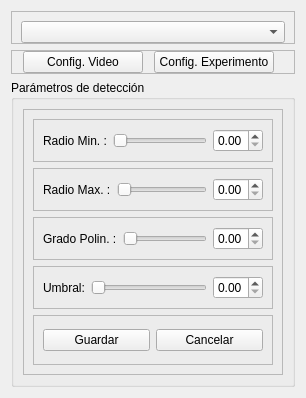
            <widget class="QWidget" name="tab_3">
             <attribute name="title">
              <string>Cámara</string>
             </attribute>
             <layout class="QVBoxLayout" name="verticalLayout_2">
              <item>
               <widget class="QFrame" name="frame_4">
                <property name="maximumSize">
                 <size>
                  <width>16777215</width>
                  <height>40</height>
                 </size>
                </property>
                <property name="frameShape">
                 <enum>QFrame::StyledPanel</enum>
                </property>
                <property name="frameShadow">
                 <enum>QFrame::Raised</enum>
                </property>
                <layout class="QHBoxLayout" name="horizontalLayout_12">
                 <property name="bottomMargin">
                  <number>0</number>
                 </property>
                 <item>
                  <widget class="QComboBox" name="comboBoxCamara">
                   <property name="placeholderText">
                    <string>-- Selecciona una cámara --</string>
                   </property>
                  </widget>
                 </item>
                </layout>
               </widget>
              </item>
              <item>
               <widget class="QFrame" name="frame_5">
                <property name="maximumSize">
                 <size>
                  <width>16777215</width>
                  <height>40</height>
                 </size>
                </property>
                <property name="frameShape">
                 <enum>QFrame::StyledPanel</enum>
                </property>
                <property name="frameShadow">
                 <enum>QFrame::Raised</enum>
                </property>
                <layout class="QHBoxLayout" name="horizontalLayout_13">
                 <property name="spacing">
                  <number>0</number>
                 </property>
                 <property name="leftMargin">
                  <number>0</number>
                 </property>
                 <property name="topMargin">
                  <number>0</number>
                 </property>
                 <property name="bottomMargin">
                  <number>0</number>
                 </property>
                 <item>
                  <widget class="QPushButton" name="buttonConfiguracion">
                   <property name="maximumSize">
                    <size>
                     <width>120</width>
                     <height>16777215</height>
                    </size>
                   </property>
                   <property name="text">
                    <string>Config. Video</string>
                   </property>
                  </widget>
                 </item>
                 <item>
                  <widget class="QPushButton" name="buttonConfiguracionExper">
                   <property name="maximumSize">
                    <size>
                     <width>120</width>
                     <height>16777215</height>
                    </size>
                   </property>
                   <property name="text">
                    <string>Config. Experimento</string>
                   </property>
                  </widget>
                 </item>
                </layout>
               </widget>
              </item>
              <item>
               <widget class="QGroupBox" name="groupBox">
                <property name="title">
                 <string>Parámetros de detección</string>
                </property>
                <layout class="QHBoxLayout" name="horizontalLayout_14">
                 <item>
                  <widget class="QFrame" name="frame_6">
                   <property name="maximumSize">
                    <size>
                     <width>16777215</width>
                     <height>279</height>
                    </size>
                   </property>
                   <property name="frameShape">
                    <enum>QFrame::StyledPanel</enum>
                   </property>
                   <property name="frameShadow">
                    <enum>QFrame::Raised</enum>
                   </property>
                   <layout class="QVBoxLayout" name="verticalLayout_5">
                    <item>
                     <widget class="QFrame" name="frame_7">
                      <property name="frameShape">
                       <enum>QFrame::StyledPanel</enum>
                      </property>
                      <property name="frameShadow">
                       <enum>QFrame::Raised</enum>
                      </property>
                      <layout class="QHBoxLayout" name="horizontalLayout_17">
                       <item>
                        <widget class="QLabel" name="label_2">
                         <property name="text">
                          <string>Radio Min. :</string>
                         </property>
                        </widget>
                       </item>
                       <item>
                        <widget class="QSlider" name="hSliderRadioMin">
                         <property name="maximumSize">
                          <size>
                           <width>130</width>
                           <height>16777215</height>
                          </size>
                         </property>
                         <property name="singleStep">
                          <number>1</number>
                         </property>
                         <property name="orientation">
                          <enum>Qt::Horizontal</enum>
                         </property>
                        </widget>
                       </item>
                       <item>
                        <widget class="QDoubleSpinBox" name="dSpinBoxRadioMin">
                         <property name="maximumSize">
                          <size>
                           <width>50</width>
                           <height>16777215</height>
                          </size>
                         </property>
                        </widget>
                       </item>
                      </layout>
                     </widget>
                    </item>
                    <item>
                     <widget class="QFrame" name="frame_8">
                      <property name="frameShape">
                       <enum>QFrame::StyledPanel</enum>
                      </property>
                      <property name="frameShadow">
                       <enum>QFrame::Raised</enum>
                      </property>
                      <layout class="QHBoxLayout" name="horizontalLayout_19">
                       <item>
                        <widget class="QLabel" name="label_4">
                         <property name="text">
                          <string>Radio Max. :</string>
                         </property>
                        </widget>
                       </item>
                       <item>
                        <widget class="QSlider" name="hSliderRadioMax">
                         <property name="maximumSize">
                          <size>
                           <width>130</width>
                           <height>16777215</height>
                          </size>
                         </property>
                         <property name="orientation">
                          <enum>Qt::Horizontal</enum>
                         </property>
                        </widget>
                       </item>
                       <item>
                        <widget class="QDoubleSpinBox" name="dSpinBoxRadioMax">
                         <property name="maximumSize">
                          <size>
                           <width>50</width>
                           <height>16777215</height>
                          </size>
                         </property>
                        </widget>
                       </item>
                      </layout>
                     </widget>
                    </item>
                    <item>
                     <widget class="QFrame" name="frame_10">
                      <property name="frameShape">
                       <enum>QFrame::StyledPanel</enum>
                      </property>
                      <property name="frameShadow">
                       <enum>QFrame::Raised</enum>
                      </property>
                      <layout class="QHBoxLayout" name="horizontalLayout_21">
                       <item>
                        <widget class="QLabel" name="label_6">
                         <property name="text">
                          <string>Grado Polin. :</string>
                         </property>
                        </widget>
                       </item>
                       <item>
                        <widget class="QSlider" name="hSliderGradoPolig">
                         <property name="maximumSize">
                          <size>
                           <width>130</width>
                           <height>16777215</height>
                          </size>
                         </property>
                         <property name="orientation">
                          <enum>Qt::Horizontal</enum>
                         </property>
                        </widget>
                       </item>
                       <item>
                        <widget class="QDoubleSpinBox" name="dSpinBoxGradoPolig">
                         <property name="maximumSize">
                          <size>
                           <width>50</width>
                           <height>16777215</height>
                          </size>
                         </property>
                        </widget>
                       </item>
                      </layout>
                     </widget>
                    </item>
                    <item>
                     <widget class="QFrame" name="frame_11">
                      <property name="frameShape">
                       <enum>QFrame::StyledPanel</enum>
                      </property>
                      <property name="frameShadow">
                       <enum>QFrame::Raised</enum>
                      </property>
                      <layout class="QHBoxLayout" name="horizontalLayout_22">
                       <item>
                        <widget class="QLabel" name="label_7">
                         <property name="text">
                          <string>Umbral:</string>
                         </property>
                        </widget>
                       </item>
                       <item>
                        <widget class="QSlider" name="hSliderUmbral">
                         <property name="maximumSize">
                          <size>
                           <width>130</width>
                           <height>16777215</height>
                          </size>
                         </property>
                         <property name="orientation">
                          <enum>Qt::Horizontal</enum>
                         </property>
                        </widget>
                       </item>
                       <item>
                        <widget class="QDoubleSpinBox" name="dSpinBoxUmbral">
                         <property name="maximumSize">
                          <size>
                           <width>50</width>
                           <height>16777215</height>
                          </size>
                         </property>
                        </widget>
                       </item>
                      </layout>
                     </widget>
                    </item>
                    <item>
                     <widget class="QFrame" name="frame_19">
                      <property name="minimumSize">
                       <size>
                        <width>0</width>
                        <height>50</height>
                       </size>
                      </property>
                      <property name="frameShape">
                       <enum>QFrame::StyledPanel</enum>
                      </property>
                      <property name="frameShadow">
                       <enum>QFrame::Raised</enum>
                      </property>
                      <layout class="QHBoxLayout" name="horizontalLayout_29">
                       <item>
                        <widget class="QPushButton" name="buttonGuardarParamDetec">
                         <property name="text">
                          <string>Guardar</string>
                         </property>
                        </widget>
                       </item>
                       <item>
                        <widget class="QPushButton" name="buttonCancelarParamDetec">
                         <property name="text">
                          <string>Cancelar</string>
                         </property>
                        </widget>
                       </item>
                      </layout>
                     </widget>
                    </item>
                   </layout>
                  </widget>
                 </item>
                </layout>
               </widget>
              </item>
             </layout>
            </widget>
